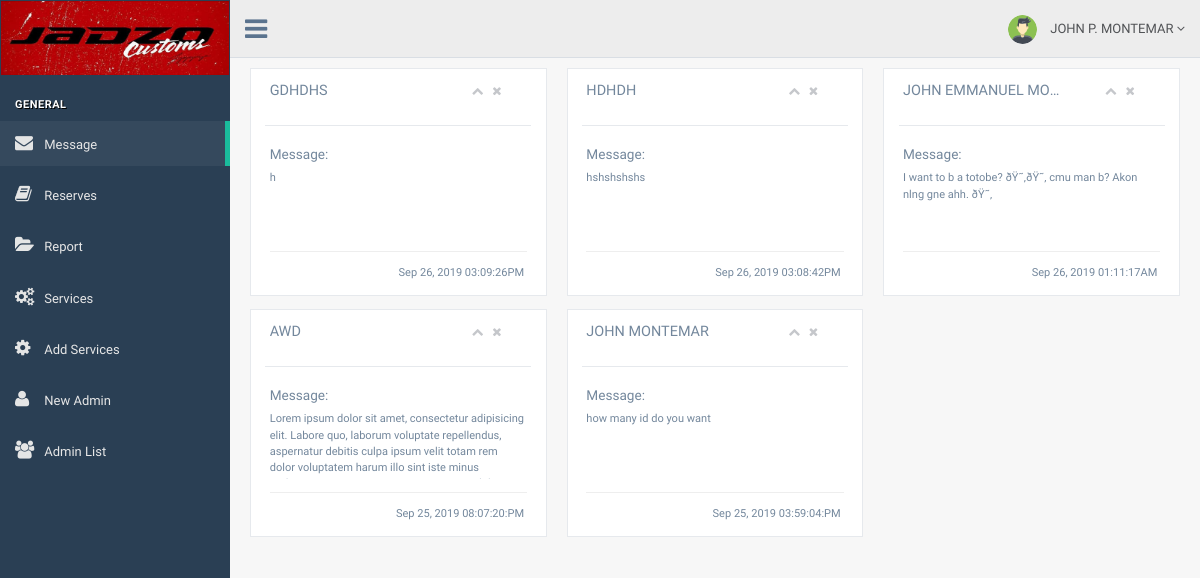
The page /pages/admin_messages.php (signed in) on the database its author committed.
### tables this page shows
CREATE TABLE IF NOT EXISTS `messages` (
  `id` int(11) NOT NULL AUTO_INCREMENT,
  `full_name` varchar(100) NOT NULL,
  `email` varchar(32) NOT NULL,
  `contact_number` varchar(32) NOT NULL,
  `message` longtext NOT NULL,
  `createAt` varchar(32) NOT NULL,
  PRIMARY KEY (`id`)
);

### pages/links.php (called while the page is built)
<?php
$links = array(
    "Message" => "admin_messages.php",
    "Reserves" => "admin_reserves.php",
    "Report" => "admin_report.php",
    "Services" => "admin_services.php",
    "Add Services" => "admin_add_services.php",
    "New Admin" => "new_admin.php",
    "Admin List" => "admin_list.php",
);
$icons = array(
    "fa fa-envelope",
    "fa fa-book",
    "fa fa-folder-open",
    "fa fa-gears",
    "fa fa-gear",
    "fa fa-user",
    "fa fa-group",
);
?>

### pages/admin_messages.php (the view, shortened to what this page needs)
<?php
include '../php/server.php';
$admin = mysqli_fetch_object(mysqli_query($conn, "SELECT * FROM admin_users WHERE id = '$_SESSION[id]'"));
?>
<!DOCTYPE html>
<html lang="en">
<head>
    <link href="../dep/vendors/bootstrap/dist/css/bootstrap.min.css" rel="stylesheet">
    <link href="../dep/vendors/font-awesome/css/font-awesome.min.css" rel="stylesheet">
    <link href="../dep/vendors/nprogress/nprogress.css" rel="stylesheet">
    <link href="../dep/vendors/malihu-custom-scrollbar-plugin/jquery.mCustomScrollbar.min.css" rel="stylesheet" />
    <link href="../dep/build/css/custom.min.css" rel="stylesheet">
</head>
<body class="nav-md" style="background:none;">
    <div class="container body">
        <div class="main_container">
            <div class="col-md-3 left_col menu_fixed" style="transition:.5s">
                <div class="navbar nav_title" style="height:80px">
                    <a href="admin_messages.php" class="site_title" style="padding:0;height:80px">
                        <img src="../img/jadzo_logo.jpg" style="width:100%;"></a>
                </div>
                <br />
                <div id="sidebar-menu" class="main_menu_side hidden-print main_menu">
                    <div class="menu_section">
                        <h3>General</h3>
                        <ul class="nav side-menu">
                            <?php
                            require_once('links.php');
                            $counter = 0;
                            foreach ($links as $desc => $link) {
                                echo "
                                <li><a href='" . $link . "'><i class='" . $icons[$counter] . "'></i> " . $desc . " </a></li>
                                ";
                                $counter++;
                            }
                            ?>
                        </ul>
                    </div>
                </div>
            </div>
            <div class="top_nav ." style="transition:.5s">
                <div class="nav_menu">
                    <nav>
                        <div class="nav toggle">
                            <a id="menu_toggle"><i class="fa fa-bars"></i></a>
                        </div>
                        <ul class="nav navbar-nav navbar-right">
                            <li class="">
                                <a href="javascript:;" class="user-profile dropdown-toggle" data-toggle="dropdown" aria-expanded="false">
                                    <img src="../img/avatar.png" alt="">
                                    <?php echo "{$admin->fname} {$admin->mname[0]}. {$admin->lname}" ?>
                                    <span class=" fa fa-angle-down"></span>
                                </a>
                            </li>
                        </ul>
                    </nav>
                </div>
            </div>
            <div class="right_col" role="main" style="transition:.5s">
                <div class="row">
                    <?php
                    $get_msg = mysqli_query($conn, "SELECT * FROM messages ORDER BY id DESC");
                    while ($row = mysqli_fetch_object($get_msg)) :
                        $message_id = $row->id;
                        ?>
                        <div class="col-md-4 col-sm-4 col-xs-12" style="float:left">
                            <div class="x_panel tile">
                                <div class="x_title">
                                    <h2>
                                        <?php echo $row->full_name ?>
                                        <br>
                                        <br>
                                    </h2>
                                    <ul class="nav navbar-right panel_toolbox">
                                        <li><a class="collapse-link"><i class="fa fa-chevron-up"></i></a>
                                        </li>
                                        <li><a class="close-link" onclick="return confirm('Are you sure you want to Remove <?php echo $row->full_name ?> message?')" href="../php/delete_message.php?id=<?php echo $message_id ?>"><i class="fa fa-close"></i></a>
                                        </li>
                                    </ul>
                                    <div class="clearfix"></div>
                                </div>
                                <div class="x_content">
                                    <h4>Message:</h4>
                                    <div class="widget_summary" style="height:80px;overflow-y:scroll">
                                        <div class="w_center w_55" style="width:100%;">
                                        <?php echo $row->message ?>
                                        </div>
                                        <div class="clearfix"></div>
                                    </div>
                                    <hr style="margin:15px 0px 15px 0px">
                                    <div class="widget_summary">
                                        <div class="w_center w_55" style="width:100%;text-align:right">
                                        <?php echo $row->createAt ?>
                                        </div>
                                        <div class="clearfix"></div>
                                    </div>
                                </div>
                            </div>
                        </div>
                    <?php endwhile; ?>
                </div>
            </div>
        </div>
    </div>
</body>
</html>

### rows shown on the page
messages: full_name "GDHDHS", message "h", createAt "Sep 26, 2019 03:09:26PM"
messages: full_name "HDHDH", message "hshshshshs", createAt "Sep 26, 2019 03:08:42PM"
messages: full_name "JOHN EMMANUEL MONTE…", message "I want to b a totobe? ðŸ˜‚ðŸ˜‚ cmu man b? Akon nlng gne ahh. ðŸ˜‚", createAt "Sep 26, 2019 01:11:17AM"
messages: full_name "AWD", message "Lorem ipsum dolor sit amet, consectetur adipisicing elit. Labore quo, laborum voluptate repellendus, aspernatur debitis culpa ipsum velit totam rem dolor voluptatem harum illo sint iste minus…", createAt "Sep 25, 2019 08:07:20:PM"
messages: full_name "JOHN MONTEMAR", message "how many id do you want", createAt "Sep 25, 2019 03:59:04:PM"

### other values the page prints
$desc "Message"
$desc "Reserves"
$desc "Report"
$desc "Services"
$desc "Add Services"
$desc "New Admin"
$desc "Admin List"
$admin->fname "JOHN"
$admin->mname[0] "P"
$admin->lname "MONTEMAR"
